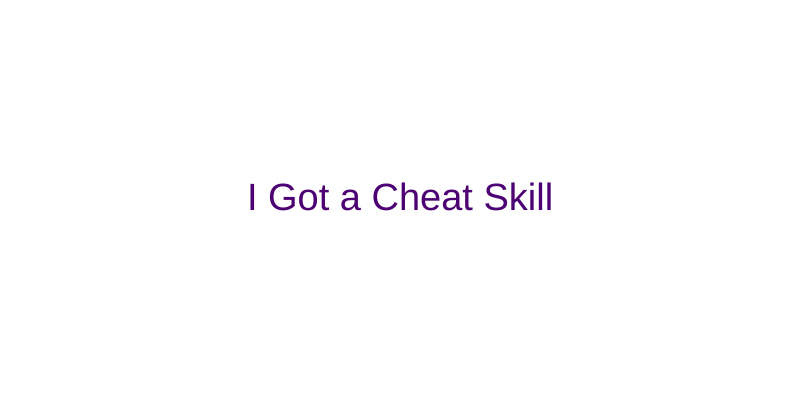
Frame 1 (no input)
Frame 60 (no input): identical to frame 1, image omitted
Frame 120 (the mouse pressed at the canvas centre since frame 60): identical to frame 1, image omitted

The p5.js sketch that drew this single still picture (run headless with seeded random() and noise() and a simulated clock; from frame 60 on, the mouse is pressed at the canvas centre):

// p5.js sketch
// ── sketch.js
let campoIdade;
let campoFantasia;
let campoAventura;

function setup() {
  createCanvas(800, 400);
  createElement("h2", "Recomendador de filmes");
  createSpan("Sua idade:");
  campoIdade = createInput("5");
  campoFantasia = createCheckbox("Gosta de fantasia?");
  campoAventura = createCheckbox("Gosta de aventura?");
}

function draw() {
  background("white");
  let idade = campoIdade.value();
  let gostaDeFantasia = campoFantasia.checked();
  let gostaDeAventura = campoAventura.checked();
  let recomendacao = geraRecomendacao(idade, gostaDeFantasia, gostaDeAventura);

  fill(color(76, 0, 115));
  textAlign(CENTER, CENTER);
  textSize(38);
  text(recomendacao, width / 2, height / 2);
}

function geraRecomendacao(idade, gostaDeFantasia, gostaDeAventura) {
  if (idade >= 10) {
    if (idade >= 14) {
      return "Mushoku Tensei";
    } else {
      if (idade >= 12) {
        if(gostaDeFantasia || gostaDeAventura) {
          return "Re:Zero";          
        } else{
         return "The World's Finest Assassin Gets Reincarnated";
        }
      } else {
        if (gostaDeFantasia) {
          return "Shield Of Hero";
        } else {
          return "One-Punch Man";
        }
      }
    }
  } else {
    if (gostaDeFantasia) {
      return "I Got Reincarnated as a Slime";
    } else {
      return "I Got a Cheat Skill";
    }
  }
}
